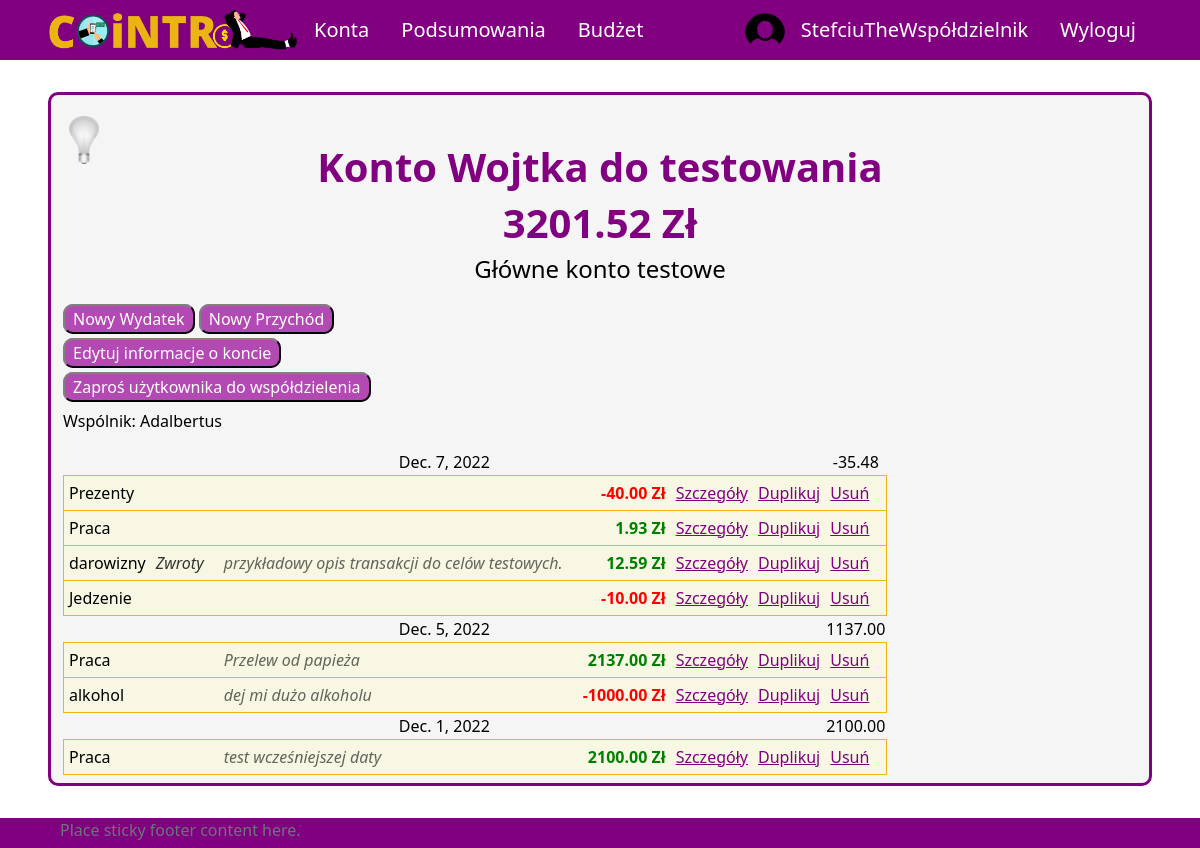
The app's page /account/e27339d2-2039-4d1d-be82-3b5849042898 (signed in), older data.
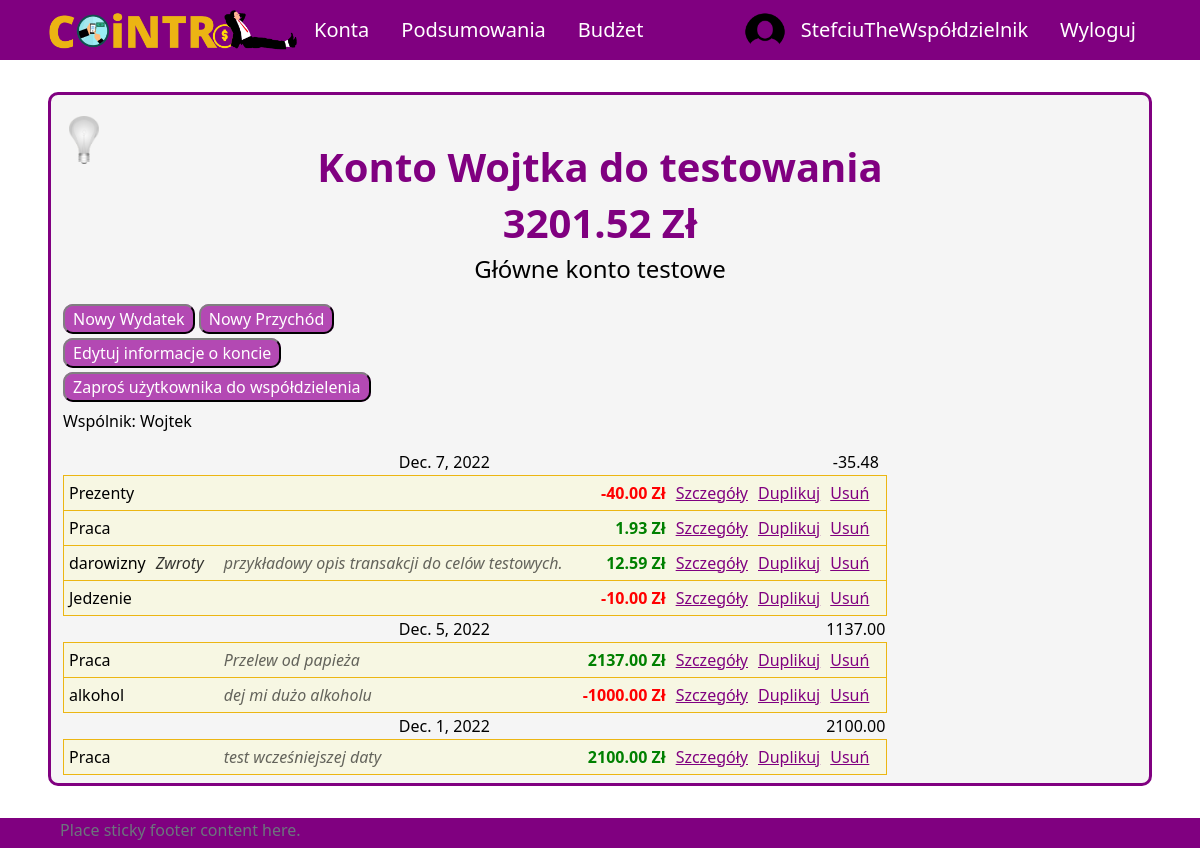
The same page, newer data.
### aplication/models.py (models this page shows, shortened)
class User_Account(models.Model):
    id_user = models.ForeignKey(Profile, on_delete=models.CASCADE)
    id_account = models.ForeignKey(Account, on_delete=models.CASCADE)
    access_level = models.IntegerField(default=0)
    id = models.AutoField(primary_key=True)

### UsersApp/models.py (models this page shows)
class Profile(models.Model):
    user = models.OneToOneField(User, on_delete=models.CASCADE, null=True, blank=True)
    name = models.CharField(max_length=200, blank=True, null=True)
    email = models.EmailField(max_length=400, null=True, blank=True)
    username = models.CharField(max_length=200, blank=True, null=True)
    currency = models.ForeignKey('Currency', on_delete=models.SET_NULL, null=True)
    image = models.ImageField(null=True, blank=True)
    created = models.DateTimeField(auto_now_add=True)
    id = models.UUIDField(default=uuid.uuid4, unique=True,
                            primary_key=True, editable=False)
    def __str__(self):
        return str(self.username)

### aplication/views/account_views.py (the view)
# urls.py: path('account/<pk>', showAccount, name='account'),
@login_required(login_url='login')
def showAccount(request, pk):
    account = Account.objects.get(id=pk)
    users = User_Account.objects.filter(id_account=account)
    users = users.exclude(id_user=request.user.profile)
    all_transactions = Transaction.objects.filter(id_account=account).order_by('-transaction_date')
    dates = []
    transactions = []
    values = []
    for t in all_transactions:
        if t.transaction_date not in dates:
            dates.append(t.transaction_date)
    for dt in dates:
        values.append(sum(tr.converted_amount for tr in all_transactions if tr.transaction_date == dt))
        transactions.append(reversed([tr for tr in all_transactions if tr.transaction_date == dt]))
    daily = zip(dates, transactions, values)
    context = {'account': account, 'daily': daily, 'dates': dates, 'users': users}
    return render(request, 'application/account/account.html', context)

### UsersApp/models.py (called while the page is built)
    def __str__(self):
        return self.name

    def __str__(self):
        return self.name

### aplication/models.py (called while the page is built)
    def __str__(self):
        return self.name

    def calculate_balance(self):
        balance = 0
        transactions = Transaction.objects.filter(id_account=self)
        for transaction in transactions:
            balance += transaction.converted_amount
        return balance

    def transactions(self):
        return Transaction.objects.filter(id_account=self).order_by('-transaction_date')

### templates/application/account/account.html (shortened to what this page needs)
{% extends 'application/base.html' %}
{% block content %}
    <div class="title">
        <h1>{{ account }}</h1>
        <h1>{{ account.calculate_balance }} {{ account.currency.sign }}</h1>
        <h4>{{ account.description }}</h4>
    </div>
    <div class="content">
        <p class="buttons">
            <a class="button" href="{% url 'addExpense' account.id %}">Nowy Wydatek</a>
            <a class="button" href="{% url 'addIncome' account.id %}">Nowy Przychód</a>
        </p>
        <p class="buttons">
            <a class="button" href="{% url 'editAccount' account.id %}">Edytuj informacje o koncie</a>
        </p>
        <p class="buttons">
            <a class="button" href="{% url 'invite' account.id %}">Zaproś użytkownika do współdzielenia</a>
        </p>
        <table>
            {% for usr in users %}
                <p>Wspólnik: {{ usr.id_user }}</p>
            {% endfor %}
            {% for date, transactions, value in daily %}
                <tr id="date">
                    <td colspan="8">{{ date }}</td>
                    <td>{{ value }}</td>
                </tr>
                {% for tr in transactions %}
                    <tr class="transaction">
                    <td id="transaction-category">{{ tr.id_category }}</td>
                    {% if tr.id_subcategory %}
                        <td id="transaction-subcategory">{{ tr.id_subcategory }}</td>
                    {% else %}
                        <td id="transaction-subcategory"></td>
                    {% endif %}
                    <td id="transaction-name">{{ tr.name }}</td>
                    {% if tr.description %}
                        <td id="transaction-description">{{ tr.description }}</td>
                    {% else %}
                        <td id="transaction-description"></td>
                    {% endif %}
                    <td id="transaction-subcategory">{{ tr.subcategory }}</td>
                    {% if tr.converted_amount >= 0 %}
                        <td id="transaction-amount" class="income">{{ tr.converted_amount }} {{ tr.currency.sign }}</td>
                    {% else %}
                        <td id="transaction-amount" class="expense">{{ tr.converted_amount }} {{ tr.currency.sign }}</td>
                    {% endif %}
                    <td><a class="purple" href="{% url 'showTransaction' tr.id 0 %}">Szczegóły</a></td>
                    <td><a class="purple" href="{% url 'duplicateTransaction' tr.id 0 %}">Duplikuj</a></td>
                    <td><span class="name"><a class="purple" href="{% url 'delTransaction' tr.id 0 %}" onclick=
                        "return confirm('Czy napewno chcesz usunąć tę transakcję?')">Usuń</a></span></td>
                    </tr>
                {% endfor %}
            {% endfor %}
        </table>
    </div>
{% endblock %}

Row changes from the older to the newer data that the page shows:
changed through a linked row, User_Account: id_user "Adalbertus" → "Wojtek"
